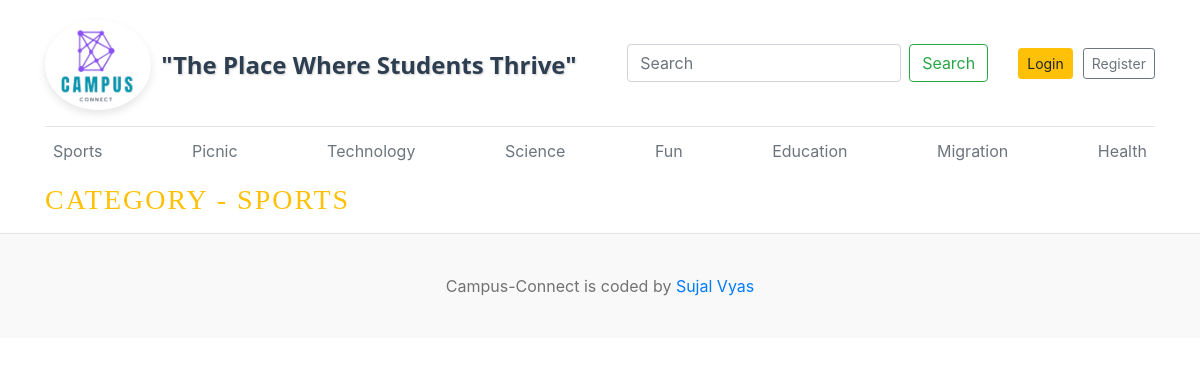
Page /category/1/ on the committed database.
### blogs/models.py (models this page shows)
class Category(models.Model):
    category_name=models.CharField(max_length=50, unique=True)
    created_at=models.DateTimeField(auto_now_add=True)
    updated_at=models.DateTimeField(auto_now=True)
    class Meta:
        verbose_name_plural='categories'
    def __str__(self):
        return self.category_name

### blogs/views.py (the view)
# urls.py: path('<int:category_id>/', views.post_by_category, name='post_by_category'),
def post_by_category(request, category_id):
    posts=Blog.objects.filter(status=1, category=category_id)
    category=get_object_or_404(Category, id=category_id)
    context={
        'posts':posts,
        'category':category,
    }
    return render(request,'posts_by_category.html', context)

### blogs/context_processors.py (called while the page is built)
def get_categories(request):
    categories=Category.objects.all()
    return dict(categories=categories)

### templates/posts_by_category.html (shortened to what this page needs)
{% extends 'base.html'%}
{% load static %}
{% block content %}
      <h3 class="text-uppercase text-warning" style="letter-spacing: 2px;"> Category - {{category}}</h3>
    </div>
{% endblock %}

### templates/base.html (shortened to what this page needs)
{% load static %}
<!DOCTYPE html>
<html lang="en">
<head>
    <link href="https://getbootstrap.com/docs/4.0/dist/css/bootstrap.min.css" rel="stylesheet">
    <link href="{% static 'css/blog.css' %}" rel="stylesheet">
<link rel="stylesheet" href="https://maxcdn.bootstrapcdn.com/bootstrap/4.5.2/css/bootstrap.min.css">
</head>
<body>
    <div class="container">
        <header class="blog-header py-3">
            <div class="row flex-nowrap justify-content-between align-items-center">
                <div class="col-6 pt-1">
                    <a class="blog-header-logo text-dark" href="/">
                        <img src="{% static 'images/final.png' %}" alt="Campus-Connect Logo" style="height: 90px;">
                        <span>"The Place Where Students Thrive"</span>
                    </a>
                </div>
                <div class="col-6 header-right">
                    <form method="GET" action="{% url 'search'%}" class="form-inline">
                        <input class="form-control mr-sm-2" type="search" value="{{keyword}}""  placeholder="Search" aria-label="Search" name="keyword">
                        <button class="btn btn-outline-success my-2 my-sm-0" type="submit">Search</button>
                    </form>
                    {% if not user.is_authenticated %}
                    <a class="btn btn-sm btn-warning btn-custom" href="{% url 'login'%}">Login</a>
                    <a class="btn btn-sm btn-outline-secondary btn-custom" href="{% url 'register' %}">Register</a>
                    {% else %}
                      <span>Welcome {{user.username}}</span>
                      &emsp;
                    <span> <a class="btn btn-sm btn-outline-secondary btn-custom" href="{% url 'logout' %}">logout</a></span>
                    {% endif %}
                </div>
            </div>
        </header>
        <div class="nav-scroller py-1 mb-2">
            <nav class="nav d-flex justify-content-between">
                {% for i in categories %}
                <a class="p-2 text-muted" href="{% url 'post_by_category' i.id %}">{{ i.category_name }}</a>
                {% endfor %}
            </nav>
        </div>
        {% block content %}
        {% endblock %}
    <footer class="blog-footer">
        <p>Campus-Connect is coded by <a href="{% url 'about_us' %}">Sujal Vyas</a></p>
    </footer>
</body>
</html>

### blog_main/static/css/blog.css (style rules this page uses)
.blog-header { border-bottom: 1px solid #e5e5e5; }
.blog-header-logo { font-family: "Playfair Display", Georgia, "Times New Roman", serif; font-size: 2.25rem; }
h1, h2, h3, h4, h5, h6 { font-family: "Playfair Display", Georgia, "Times New Roman", serif; }
.blog-footer { padding: 2.5rem 0; color: #727272; text-align: center; background-color: #f9f9f9; border-top: .05rem solid #e5e5e5; }
.blog-footer p:last-child { margin-bottom: 0; }

### templates/base.html (style rules this page uses)
.blog-header-logo { display: flex; align-items: center; font-family: 'Segoe UI', Tahoma, Geneva, Verdana, sans-serif; color: #333; }
.blog-header-logo img { border-radius: 50%; box-shadow: 0 4px 8px rgba(0, 0, 0, 0.1); }
.blog-header-logo span { font-size: 1.5rem; margin-left: 10px; color: #2c3e50; font-weight: bold; text-shadow: 1px 1px 2px rgba(0, 0, 0, 0.2); white-space: nowrap; }
.header-right { display: flex; align-items: center; justify-content: flex-end; }
.form-inline { display: flex; align-items: center; margin-right: 20px; }
.form-inline input { width: 250px; }
.btn-custom { margin-left: 10px; }

### rows in the picture
Category: category_name "Sports", category_name "SPORTS"
Category: category_name "Picnic"
Category: category_name "Technology"
Category: category_name "Science"
Category: category_name "Fun"
Category: category_name "Education"
Category: category_name "Migration"
Category: category_name "Health"
